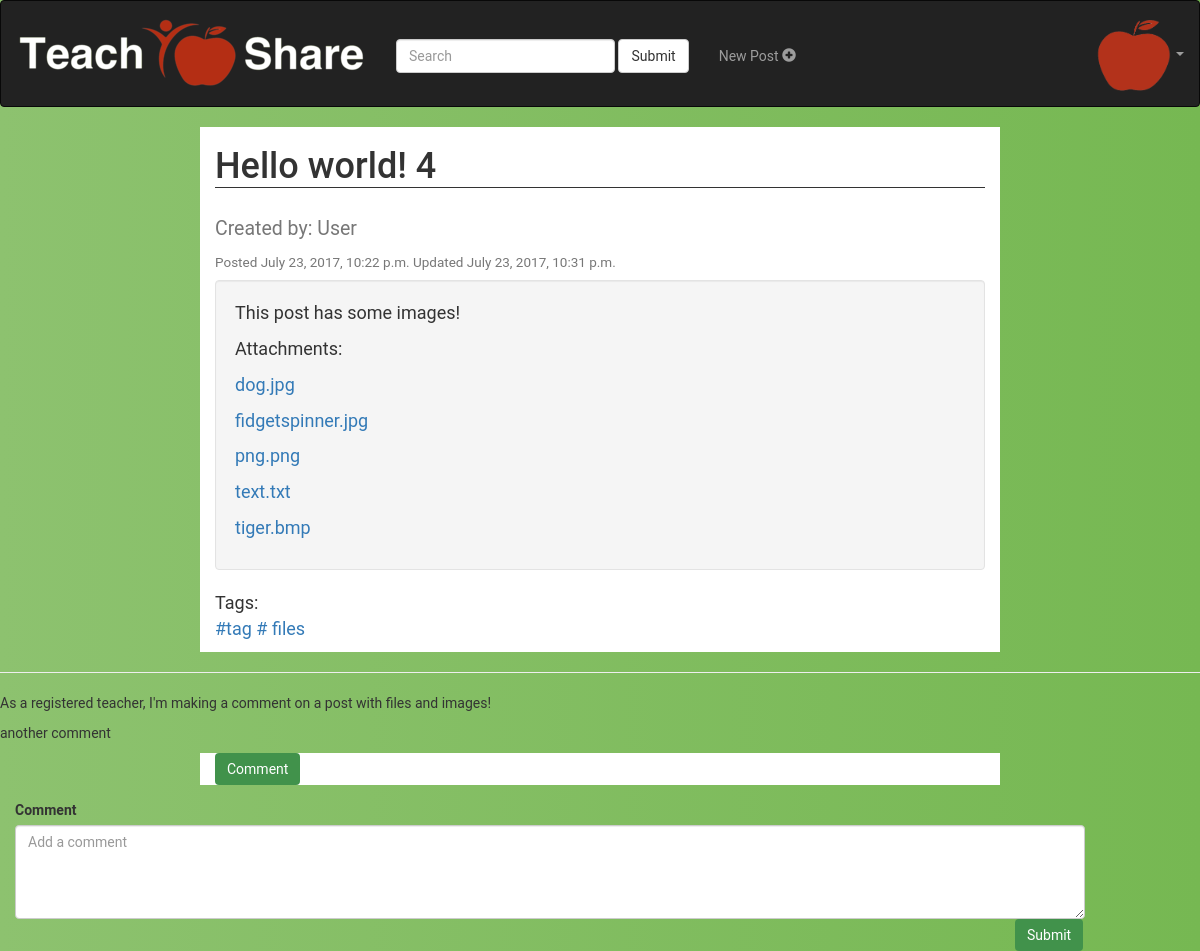
Page /account/detail/4/ on the earlier database version.
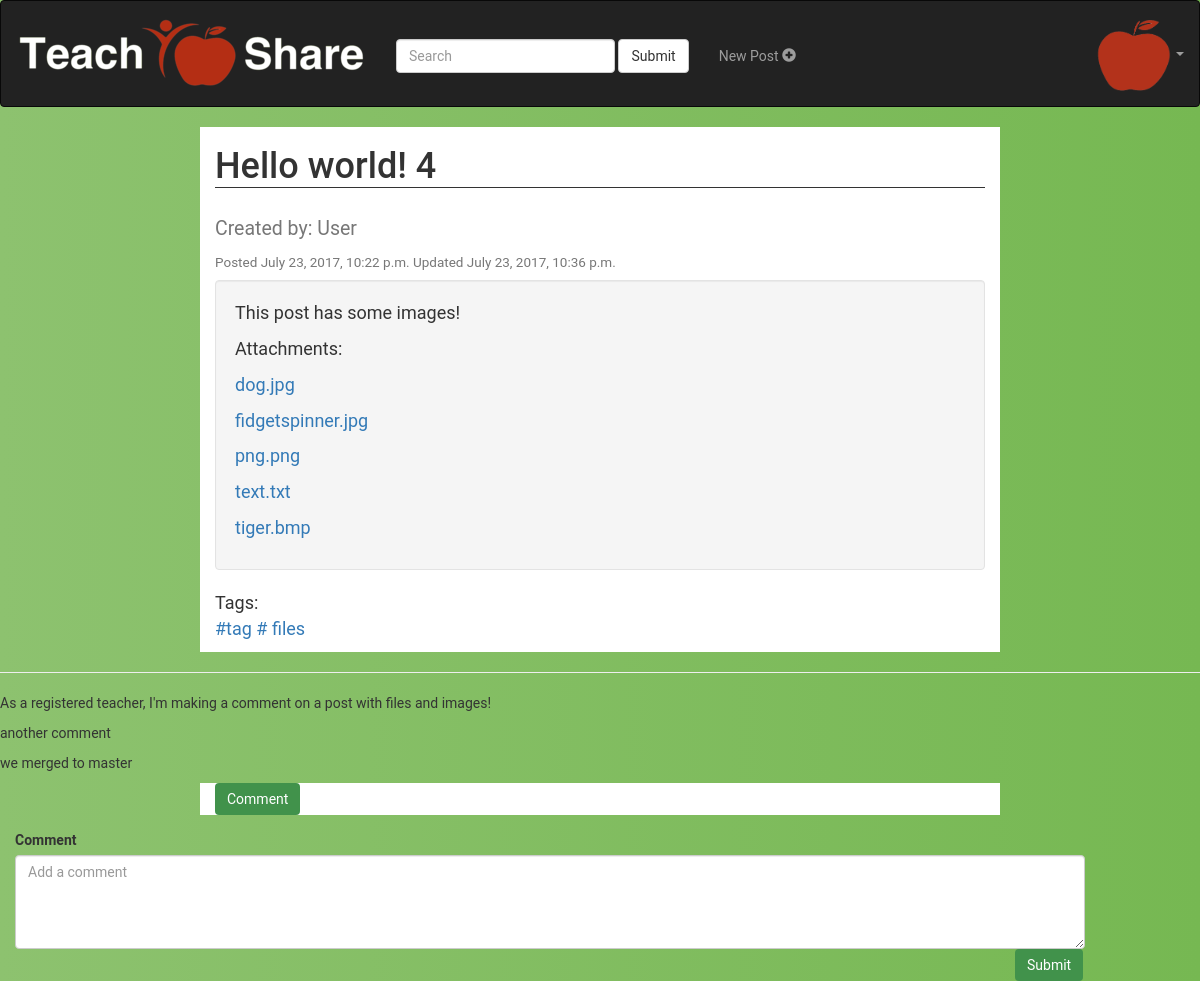
Same page on the later database version.
### accounts/models.py (models this page shows, shortened)
class Post(models.Model):
	user = models.ForeignKey(settings.AUTH_USER_MODEL, default=1)
	title = models.CharField(max_length=100, default='')
	user = models.CharField(max_length=100, default='')
	content = models.TextField(default="")
	updated = models.DateTimeField(auto_now=True, auto_now_add=False)
	likes = models.IntegerField(default=0)
	timestamp = models.DateTimeField(auto_now=False, auto_now_add= True)

class Tag(models.Model):
	tag = models.CharField(max_length=100,default='')
	post = models.ForeignKey(Post, related_name='tags', on_delete=models.CASCADE)

class Comment(models.Model):
    post = models.ForeignKey(Post, related_name='comments', on_delete=models.CASCADE)
    text = models.TextField()

### accounts/views.py (the view)
# urls.py: url(r'^detail/(?P<id>\d+)/$', views.post_detail, name='post_detail' ),
def post_detail(request, id= None):
	instance = get_object_or_404(Post, id=id)
	files = []
	images = []
	for attachment in instance.attachment_set.all():
		file = attachment.file.path
		if file.find("/") != -1:
			name = file[file.rfind("/")+1:]
			file = file[file.find("/media/"):]
		else:
			name = file[file.rfind("\\")+1:]
			file = file[file.find("\media\\"):]
		print(name)
		file = file[file.find("\media\\"):]
		if file[-3:] in imgFormats or file[-4:] in imgFormats:
			images.append((file, name))
		else:
			files.append((file, name))
	context = {
		"title": instance.title,
		"instance": instance,
		"tags": instance.tags.all(),
		"files": files,
		"images": images,
	}
	return render(request,'accounts/post_detail.html',context)

### accounts/templates/accounts/post_detail.html (shortened to what this page needs)
<!DOCTYPE html>
<html>
<head>
{% load static %}
<link rel="stylesheet" href="https://maxcdn.bootstrapcdn.com/bootstrap/3.3.7/css/bootstrap.min.css">
<link rel="stylesheet" href={% static 'accounts/post_detail.css'%} type = "text/css">
</head>
<body>
<nav class="navbar navbar-inverse ">
  <div class="container-fluid">
    <div class="navbar-header">
      <a class="navbar-brand" href="/account/dashboard">
        <img src="{% static "accounts/tslogo.png" %}" alt="TSLogo"/>
      </a>
    </div>
    <form class="navbar-form navbar-left nav-searchpad">
      <div class="form-group">
        <input type="text" class="form-control" placeholder="Search">
      </div>
      <button type="submit" class="btn btn-default">Submit</button>
    </form>
    <ul class="nav navbar-nav nav-navitems">
      <li><a href="/account/create/">
        <p>New Post <span class="glyphicon glyphicon-plus-sign"></span> </p>
        </a>
      </li>
    </ul>
    <ul class="nav navbar-nav navbar-right">
      <li class="dropdown">
        <a class="dropdown-toggle" data-toggle="dropdown" >
          <img src="{% static "accounts/applelogo.png" %}" alt="TSLogo"/>
        <span class="caret"></span></a>
      </li>
    </ul>
  </div>
</nav>
<div class="container">
    <h1> {{title}} </h1>
    <h2><small>Created by: {{instance.user}}</small></h2>
    <h4><small>Posted {{instance.timestamp}} Updated {{instance.updated}}
    </small></h4>
    <div class="well">
            <p>
                {{instance.content}}</br>
            </p>
            <p>Attachments:
              {% if files %}
                {% for file in files %}
                  <p><a href="{{file.0}}" download>{{file.1}}</a></p>
                {% endfor %}
              {% endif %}
            </p>
    </div>
    <p>Tags: </br>
      {% if tags %}
        {% for tag in tags %}
          <a href="">#{{tag.tag}}</a>
        {% endfor %}
      {% endif %}
    </p>
</div>
<hr>
{% for comment in instance.comments.all %}
<div class="comment">
        <p>{{ comment.text|linebreaks }}</p>
    </div>
{% empty %}
    <p>No comments here yet :(</p>
{% endfor %}
<form method="post" action= "{% url 'account:add_comment_to_post' pk=instance.pk %}">
 <div class="container">
    <div class="col-sm-2 pull-right"></div>
        <button type="button" class="btn btn-primary" data-toggle="collapse" data-target="#comment">Comment</button>
    </div>
  <div id="comment" class="collapae">
    <div class="form-group">
       <label for="message" class="col-sm-12 control-label">Comment</label>
       <div class="col-sm-11">
          <textarea type="text" class="form-control" rows="4" name="description" placeholder="Add a comment"></textarea>
       </div>
    </div>
    <div class="form-group">
       <div class="col-sm-2 pull-right">
         <input id="submit" name="submit" type="submit" value="Submit" class="btn btn-primary">
       </div>
    </div>
  </div>
</body>
</html>

Differences in the rows shown:
changed Post "Hello world! 4": updated "July 23, 2017, 10:31 p.m." → "July 23, 2017, 10:36 p.m."
added Comment: text "we merged to master"
